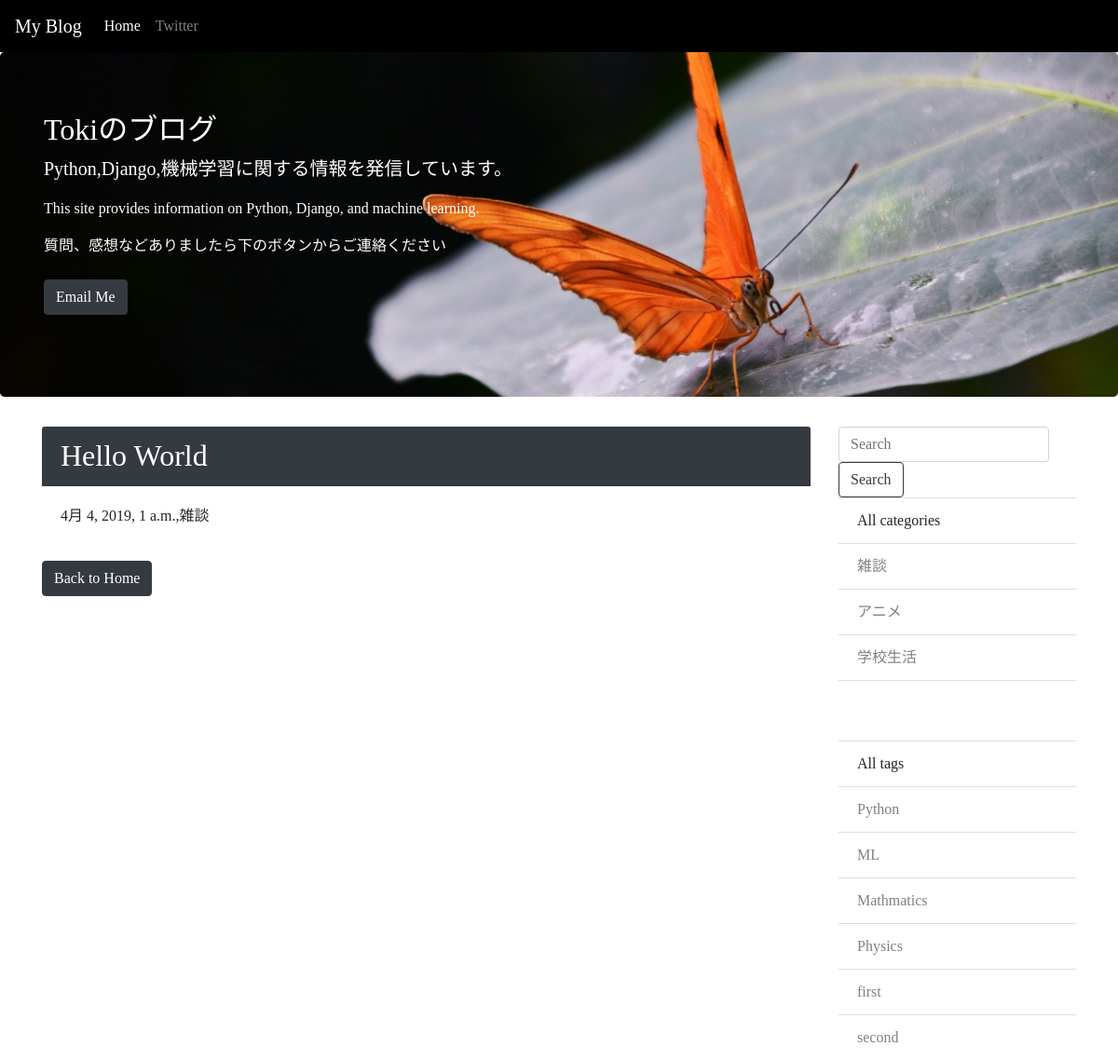
Screenshot of /detail/3/ with the database file from the repository.
### blog/models.py (models this page shows, shortened)
class Post(models.Model):
    title  = models.CharField('title',max_length=50)
    subtitle = models.CharField('subtitle',max_length=100,blank=True)
    thumbnail = models.ImageField(upload_to='images/')
    text = MarkdownxField('test_text')
    created_at = models.DateTimeField('datetime',default=timezone.now)
    category = models.ForeignKey(Category,verbose_name='category',on_delete=models.PROTECT)
    tag = models.ManyToManyField(Tag,blank=True,verbose_name='tag')
    def text_to_markdown(self):
        return markdownify(self.text)

class Category(models.Model):
    name = models.CharField("category name",max_length=255)
    created_at = models.DateTimeField('datetime',default=timezone.now)
    def __str__(self):
        return self.name

class Tag(models.Model): # add
    name = models.CharField("tag",max_length=50)
    created_at = models.DateTimeField("作成日",auto_now_add=True)
    def __str__(self):
        return self.name

### blog/views.py (the view)
# urls.py: path('detail/<int:pk>/',views.DetailView.as_view(),name='detail'),
class DetailView(generic.DetailView):
    model = Post

### blog/context_processors.py (called while the page is built)
def common(request):
    context = {
        'category_list':Category.objects.all(),
        'tag_list':Tag.objects.all(),
    }
    return context

### blog/templates/blog/post_detail.html (shortened to what this page needs)
{% extends 'blog/base.html' %}
{% load static %}
{% block content %}
<div class="card　mb-3">
    <h2 class="card-header bg-dark text-white">{{ post.title }}</h2>
<div class="card-body">
  <p>{{ post.created_at }},{{ post.category }}</p>
</div>
<a  class="btn btn-dark mb-5" href="{% url 'blog:index' %}">Back to Home</a>
</div>
{% endblock %}

### blog/templates/blog/base.html (shortened to what this page needs)
  {% load static %}
<html>
<head>
  <link rel="stylesheet" href="{% static 'blog/blog.css' %}">
  <link rel="stylesheet" href="https://maxcdn.bootstrapcdn.com/bootstrap/4.0.0-beta.2/css/bootstrap.min.css">
</head>
<body>
  <nav class="navbar navbar-expand-lg navbar-dark">
      <a class="navbar-brand" href="{% url 'blog:index' %}">My Blog</a>
      <div class="collapse navbar-collapse" id="navbarSupportedContent">
        <ul class="navbar-nav mr-auto">
          <li class="nav-item active ">
            <a class="nav-link text-center" href="{% url 'blog:index' %}">Home</a>
          </li>
          <li class="nav-item">
            <a class="nav-link text-center" href="https://twitter.com/tynk03179592?lang=ja">Twitter</a>
          </li>
        </ul>
      </div>
    </nav>
  <div class="jumbotron img-fluid center-block pc">
    <div class="col-auto text-white">
      <h2 class="display-5 title">Tokiのブログ</h2>
      <p class="lead">Python,Django,機械学習に関する情報を発信しています。</p>
      <p>This site provides information on Python, Django, and machine learning.</p>
        <p class="lead">
          <p>質問、感想などありましたら下のボタンからご連絡ください</p>
          <a href="mailto:aef6ji@gmail.com" class="btn btn-dark my-2">Email Me</a>
        </p>
      </div>
    </div>
    <div class="container">
      <div class="row">
        <div class="col-md-9">
          {% block content %}
          {% endblock %}
        </div>
        <div class="col-md-3">
          <form class="form-inline my-2 my-lg-0" method="GET" action = "{% url 'blog:index' %}">
                    <input class="form-control mr-sm-2" type="text" placeholder="Search" aria-label="Search" name ="keyword">
                    <button class="btn btn-outline-dark my-2 my-sm-0" type="submit">Search</button>
          </form>
          <ul class="list-group list-group-flush mb-3">
            <li class="all-posts-title list-group-item">All categories</li>
            {% for category in category_list %}
            <li class="list-group-item"><a  href="{% url 'blog:category' category.pk %}">{{ category }}</a></li>
            {% endfor%}
          </ul>
          <ul class="list-group list-group-flush">
            <li class="list-group-item mt-5">All tags</li>
            {% for tag in tag_list %}
            <li class="list-group-item"><a href="{% url 'blog:tag' tag.name %}">{{ tag }}</a></li>
            {% endfor%}
          </ul>
        </div>
      </div>
  </body>
</html>

### static/blog/blog.css (style rules this page uses)
body { font-weight:100; }
.pc { background-image: url("/static/image/blog-image.jpg"); background-size:cover; }
.pc { display: block !important; }

### blog/templates/blog/base.html (style rules this page uses)
body { font-family: 'Noto Serif SC', serif; }
a { color:gray; }
.navbar { background-color: black; }

### rows the page displays
Post: title "Hello World", created_at "4月 4, 2019, 1 a.m.", category "雑談"
Category: name "雑談"
Category: name "アニメ"
Category: name "学校生活"
Tag: name "Python"
Tag: name "ML"
Tag: name "Mathmatics"
Tag: name "Physics"
Tag: name "first"
Tag: name "second"
